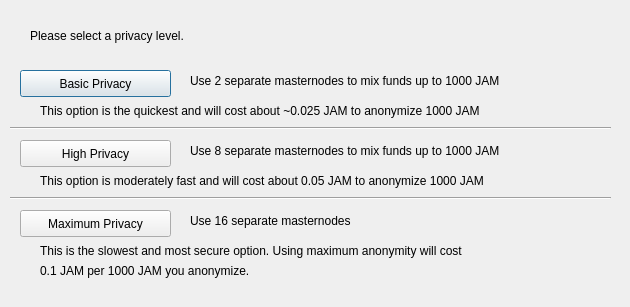
<?xml version="1.0" encoding="UTF-8"?>
<ui version="4.0">
 <class>DarksendConfig</class>
 <widget class="QDialog" name="DarksendConfig">
  <property name="geometry">
   <rect>
    <x>0</x>
    <y>0</y>
    <width>630</width>
    <height>307</height>
   </rect>
  </property>
  <property name="windowTitle">
   <string>Configure PrivateSend</string>
  </property>
  <widget class="QPushButton" name="buttonBasic">
   <property name="geometry">
    <rect>
     <x>20</x>
     <y>70</y>
     <width>151</width>
     <height>27</height>
    </rect>
   </property>
   <property name="text">
    <string>Basic Privacy</string>
   </property>
  </widget>
  <widget class="QPushButton" name="buttonHigh">
   <property name="geometry">
    <rect>
     <x>20</x>
     <y>140</y>
     <width>151</width>
     <height>27</height>
    </rect>
   </property>
   <property name="text">
    <string>High Privacy</string>
   </property>
  </widget>
  <widget class="QPushButton" name="buttonMax">
   <property name="geometry">
    <rect>
     <x>20</x>
     <y>210</y>
     <width>151</width>
     <height>27</height>
    </rect>
   </property>
   <property name="text">
    <string>Maximum Privacy</string>
   </property>
  </widget>
  <widget class="QLabel" name="label">
   <property name="geometry">
    <rect>
     <x>30</x>
     <y>20</y>
     <width>571</width>
     <height>31</height>
    </rect>
   </property>
   <property name="text">
    <string>Please select a privacy level.</string>
   </property>
  </widget>
  <widget class="QLabel" name="label_2">
   <property name="geometry">
    <rect>
     <x>190</x>
     <y>70</y>
     <width>421</width>
     <height>21</height>
    </rect>
   </property>
   <property name="text">
    <string>Use 2 separate masternodes to mix funds up to 1000 JAM</string>
   </property>
  </widget>
  <widget class="QLabel" name="label_3">
   <property name="geometry">
    <rect>
     <x>190</x>
     <y>140</y>
     <width>411</width>
     <height>21</height>
    </rect>
   </property>
   <property name="text">
    <string>Use 8 separate masternodes to mix funds up to 1000 JAM</string>
   </property>
  </widget>
  <widget class="QLabel" name="label_4">
   <property name="geometry">
    <rect>
     <x>190</x>
     <y>210</y>
     <width>421</width>
     <height>21</height>
    </rect>
   </property>
   <property name="text">
    <string>Use 16 separate masternodes</string>
   </property>
  </widget>
  <widget class="QLabel" name="label_6">
   <property name="geometry">
    <rect>
     <x>40</x>
     <y>100</y>
     <width>561</width>
     <height>21</height>
    </rect>
   </property>
   <property name="text">
    <string>This option is the quickest and will cost about ~0.025 JAM to anonymize 1000 JAM</string>
   </property>
  </widget>
  <widget class="QLabel" name="label_7">
   <property name="geometry">
    <rect>
     <x>40</x>
     <y>170</y>
     <width>561</width>
     <height>21</height>
    </rect>
   </property>
   <property name="text">
    <string>This option is moderately fast and will cost about 0.05 JAM to anonymize 1000 JAM</string>
   </property>
  </widget>
  <widget class="QLabel" name="label_8">
   <property name="geometry">
    <rect>
     <x>40</x>
     <y>240</y>
     <width>561</width>
     <height>21</height>
    </rect>
   </property>
   <property name="text">
    <string>This is the slowest and most secure option. Using maximum anonymity will cost</string>
   </property>
  </widget>
  <widget class="QLabel" name="label_9">
   <property name="geometry">
    <rect>
     <x>40</x>
     <y>260</y>
     <width>561</width>
     <height>21</height>
    </rect>
   </property>
   <property name="text">
    <string>0.1 JAM per 1000 JAM you anonymize.</string>
   </property>
  </widget>
  <widget class="Line" name="line">
   <property name="geometry">
    <rect>
     <x>10</x>
     <y>120</y>
     <width>601</width>
     <height>16</height>
    </rect>
   </property>
   <property name="orientation">
    <enum>Qt::Horizontal</enum>
   </property>
  </widget>
  <widget class="Line" name="line_2">
   <property name="geometry">
    <rect>
     <x>10</x>
     <y>190</y>
     <width>601</width>
     <height>16</height>
    </rect>
   </property>
   <property name="orientation">
    <enum>Qt::Horizontal</enum>
   </property>
  </widget>
 </widget>
 <resources/>
 <connections/>
</ui>
